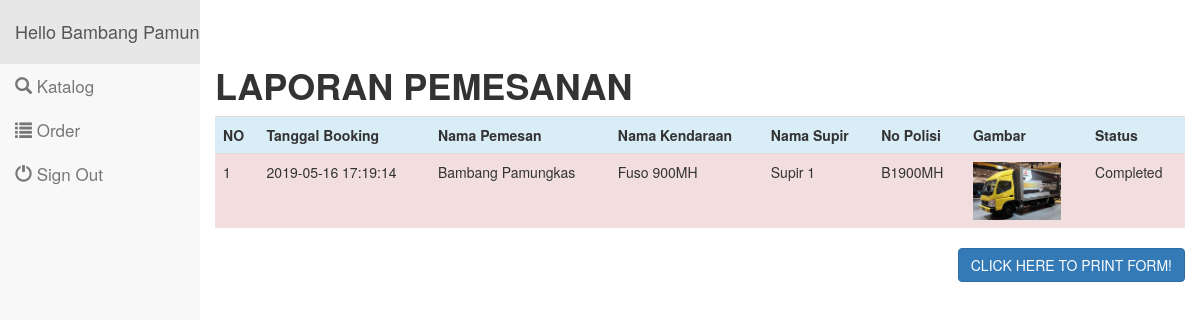
Page /booking_report.php (signed in) on the committed database.
### tables this page shows
CREATE TABLE `detail_booking` (
  `id_booking` int(11) NOT NULL,
  `id_user` int(11) NOT NULL,
  `id_truck` int(11) NOT NULL,
  `tanggal` timestamp NOT NULL DEFAULT CURRENT_TIMESTAMP,
  `status` int(11) NOT NULL
);

CREATE TABLE `user` (
  `id_user` int(11) NOT NULL,
  `nama_user` varchar(50) NOT NULL,
  `email_user` varchar(30) NOT NULL,
  `password` varchar(40) NOT NULL,
  `keterangan` varchar(150) NOT NULL
);

CREATE TABLE `kendaraan` (
  `id_kendaraan` int(11) NOT NULL,
  `nama_kendaraan` varchar(255) NOT NULL,
  `id_jenis` int(11) NOT NULL,
  `max_muatan` int(11) NOT NULL
);

CREATE TABLE `supir` (
  `id_supir` int(11) NOT NULL,
  `nama_supir` varchar(50) NOT NULL,
  `id_status` int(11) NOT NULL DEFAULT '1'
);

CREATE TABLE `truck` (
  `id` int(11) NOT NULL,
  `id_kendaraan` int(11) NOT NULL,
  `id_supir` int(11) NOT NULL,
  `no_polisi` varchar(20) NOT NULL,
  `gambar` varchar(255) NOT NULL
);

### includes/classes/DetailBooking.php (called while the page is built, shortened)
<?php
    Class DetailBooking {
    public function selectAll() {
        $query =
        "SELECT a.*, f.nama_user, CASE WHEN a.status = 0 THEN 'Ongoing' ELSE 'Completed' END AS statusname,
        c.nama_kendaraan, e.nama, b.no_polisi, d.nama_supir, b.gambar
        FROM detail_booking a
        LEFT JOIN truck b ON a.id_truck = b.id
        LEFT JOIN kendaraan c ON b.id_kendaraan = c.id_kendaraan
        LEFT JOIN supir d ON b.id_supir = d.id_supir
        LEFT JOIN jenis e ON c.id_jenis = e.id_jenis
        LEFT JOIN user f ON a.id_user = f.id_user";
        return $query;
    }
}
?>

### booking_report.php (the view, shortened to what this page needs)
<?php
	include "includes/config.php";
	require_once("includes/classes/DetailBooking.php");
	$self = new DetailBooking();
	$query = $self->selectAll();
    $result = mysqli_query($connection, $query);
?>
<?php include("adminmenu.php") ?>
<div class="row">
<div class="col-sm-12">
	<table class="table table-hover">
		<div class="etri-form">
			<br><br><br><h1><b>LAPORAN PEMESANAN</h1>
		</div>
	<tr class="info">
				<th>NO</th>
				<th>Tanggal Booking</th>
				<th>Nama Pemesan</th>
				<th>Nama Kendaraan</th>
				<th>Nama Supir</th>
				<th>No Polisi</th>
				<th>Gambar</th>
				<th>Status</th>
				</tr>
	<?php
		if(mysqli_num_rows($result)>0)
	{?>
		<?php $no=1; ?>
		<?php while ($row = mysqli_fetch_array($result))
			{ ?>
				<tr class="danger" height="20px">
					<td><?php echo $no; ?></td>
					<td><?php echo $row['tanggal']; ?> </td>
					<td><?php echo $row['nama_user']; ?> </td>
					<td><?php echo $row['nama_kendaraan']; ?> </td>
					<td><?php echo $row['nama_supir']; ?> </td>
					<td><?php echo $row['no_polisi']; ?> </td>
					<td><?php if($row['gambar'] == "") { echo "<img src='images/noimage.png' width='88'/>"; } else { echo "<img src='images/truck/".$row['gambar']."' width='88'/>"; } ?> </td>
					<td><?php echo $row['statusname']; ?> </td>
				</tr>
				<?php $no++; ?>
			<?php  } ?>
	<?php  } ?>
	</table>
	<button type="button" class="btn btn-primary" onclick="window.print();" style="float:right;">CLICK HERE TO PRINT FORM!</button>
</div>
</div>
<?php include("adminfooter.php") ?>

### css/menuvertical.css (style rules this page uses)
@media (min-width: 768px) { html,body { background-color: #f8f8f8; height: 100%; overflow: hidden; } }

### rows in the picture
detail_booking: tanggal "2019-05-16 17:19:14", id_user.nama_user "Bambang Pamungkas", kendaraan.nama_kendaraan "Fuso 900MH", supir.nama_supir "Supir 1", id_truck.no_polisi "B1900MH", id_truck.gambar (picture), statusname "Completed"

### other values in the picture
$_SESSION['admin_NAMA'] "Bambang Pamungkas"
